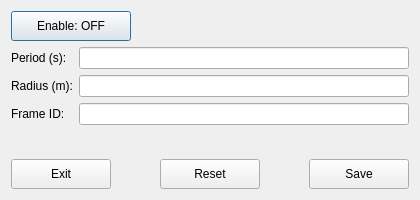
<?xml version="1.0" encoding="UTF-8"?>
<ui version="4.0">
 <class>FakeMocapDialog</class>
 <widget class="QDialog" name="FakeMocapDialog">
  <property name="geometry">
   <rect>
    <x>0</x>
    <y>0</y>
    <width>420</width>
    <height>200</height>
   </rect>
  </property>
  <property name="windowTitle">
   <string>Fake Mocap Object Settings</string>
  </property>
  <layout class="QVBoxLayout" name="verticalLayout">
   <item>
    <layout class="QHBoxLayout" name="horizontalLayout_toggle">
     <item>
      <widget class="QPushButton" name="btn_toggle">
       <property name="minimumSize">
        <size>
         <width>120</width>
         <height>30</height>
        </size>
       </property>
       <property name="text">
        <string>Enable: OFF</string>
       </property>
      </widget>
     </item>
     <item>
      <spacer name="horizontalSpacer">
       <property name="orientation">
        <enum>Qt::Horizontal</enum>
       </property>
       <property name="sizeHint" stdset="0">
        <size>
         <width>40</width>
         <height>20</height>
        </size>
       </property>
      </spacer>
     </item>
    </layout>
   </item>
   <item>
    <layout class="QFormLayout" name="formLayout">
     <item row="0" column="0">
      <widget class="QLabel" name="label_period">
       <property name="text">
        <string>Period (s):</string>
       </property>
      </widget>
     </item>
     <item row="0" column="1">
      <widget class="QLineEdit" name="txt_period"/>
     </item>
     <item row="1" column="0">
      <widget class="QLabel" name="label_radius">
       <property name="text">
        <string>Radius (m):</string>
       </property>
      </widget>
     </item>
     <item row="1" column="1">
      <widget class="QLineEdit" name="txt_radius"/>
     </item>
     <item row="2" column="0">
      <widget class="QLabel" name="label_frame_id">
       <property name="text">
        <string>Frame ID:</string>
       </property>
      </widget>
     </item>
     <item row="2" column="1">
      <widget class="QLineEdit" name="txt_frame_id"/>
     </item>
    </layout>
   </item>
    <item>
     <layout class="QHBoxLayout" name="horizontalLayout_buttons">
      <item>
        <widget class="QPushButton" name="btn_exit">
         <property name="minimumSize">
          <size>
            <width>100</width>
            <height>30</height>
          </size>
         </property>
         <property name="text">
          <string>Exit</string>
         </property>
        </widget>
      </item>
      <item>
        <spacer name="horizontalSpacer_left">
         <property name="orientation">
          <enum>Qt::Horizontal</enum>
         </property>
         <property name="sizeType">
          <enum>QSizePolicy::Expanding</enum>
         </property>
         <property name="sizeHint" stdset="0">
          <size>
            <width>40</width>
            <height>20</height>
          </size>
         </property>
        </spacer>
      </item>
      <item>
        <widget class="QPushButton" name="btn_reset">
         <property name="minimumSize">
          <size>
            <width>100</width>
            <height>30</height>
          </size>
         </property>
         <property name="text">
          <string>Reset</string>
         </property>
        </widget>
      </item>
      <item>
        <spacer name="horizontalSpacer_right">
         <property name="orientation">
          <enum>Qt::Horizontal</enum>
         </property>
         <property name="sizeType">
          <enum>QSizePolicy::Expanding</enum>
         </property>
         <property name="sizeHint" stdset="0">
          <size>
            <width>40</width>
            <height>20</height>
          </size>
         </property>
        </spacer>
      </item>
      <item>
        <widget class="QPushButton" name="btn_save">
         <property name="minimumSize">
          <size>
            <width>100</width>
            <height>30</height>
          </size>
         </property>
         <property name="text">
          <string>Save</string>
         </property>
        </widget>
      </item>
     </layout>
    </item>
  </layout>
 </widget>
 <resources/>
 <connections/>
 <slots>
  <slot>on_btn_toggle_clicked()</slot>
  <slot>on_btn_reset_clicked()</slot>
  <slot>on_btn_save_clicked()</slot>
  <slot>on_btn_exit_clicked()</slot>
 </slots>
 </ui>
